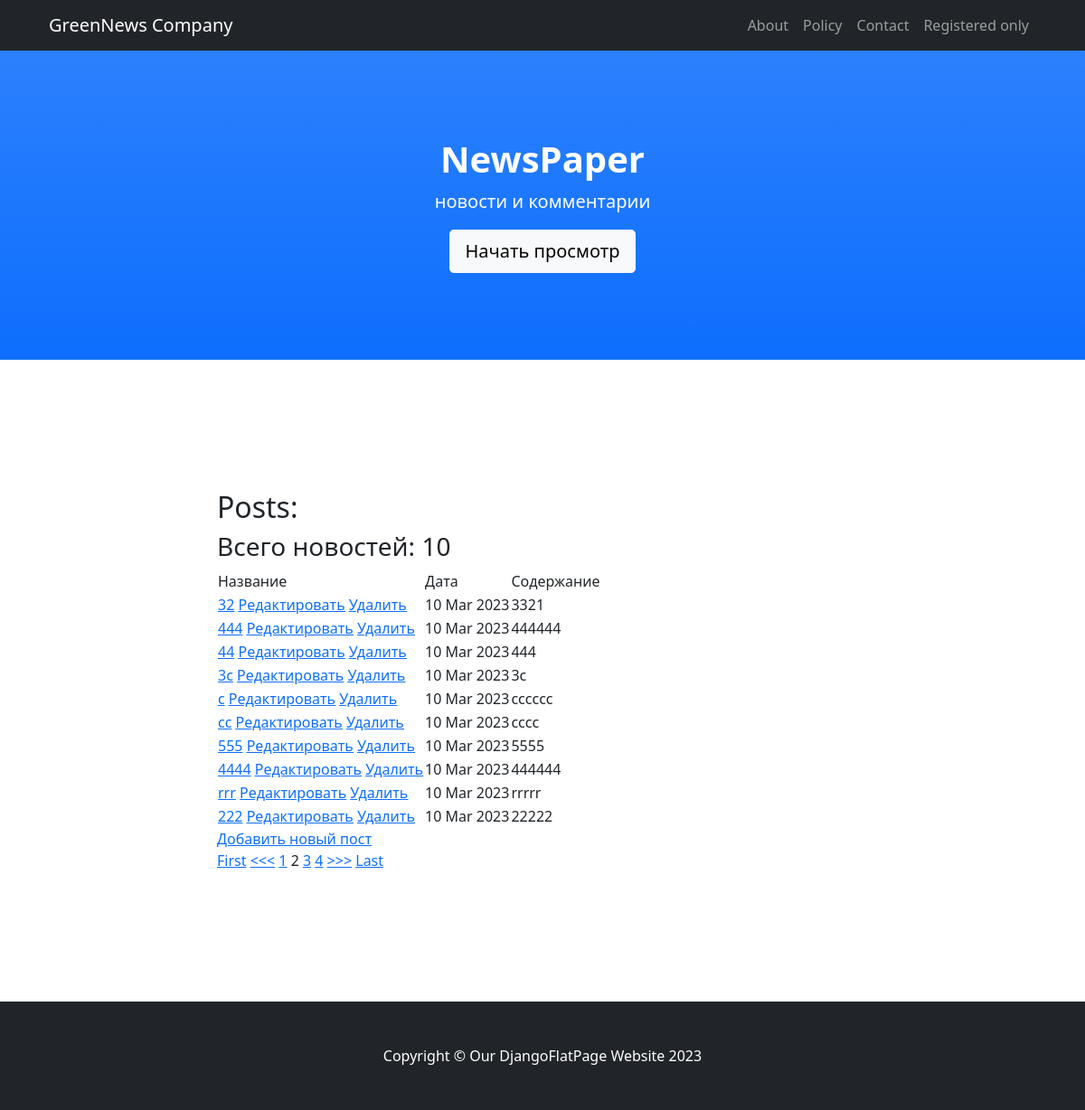
The app's page /posts/?page=2, older data.
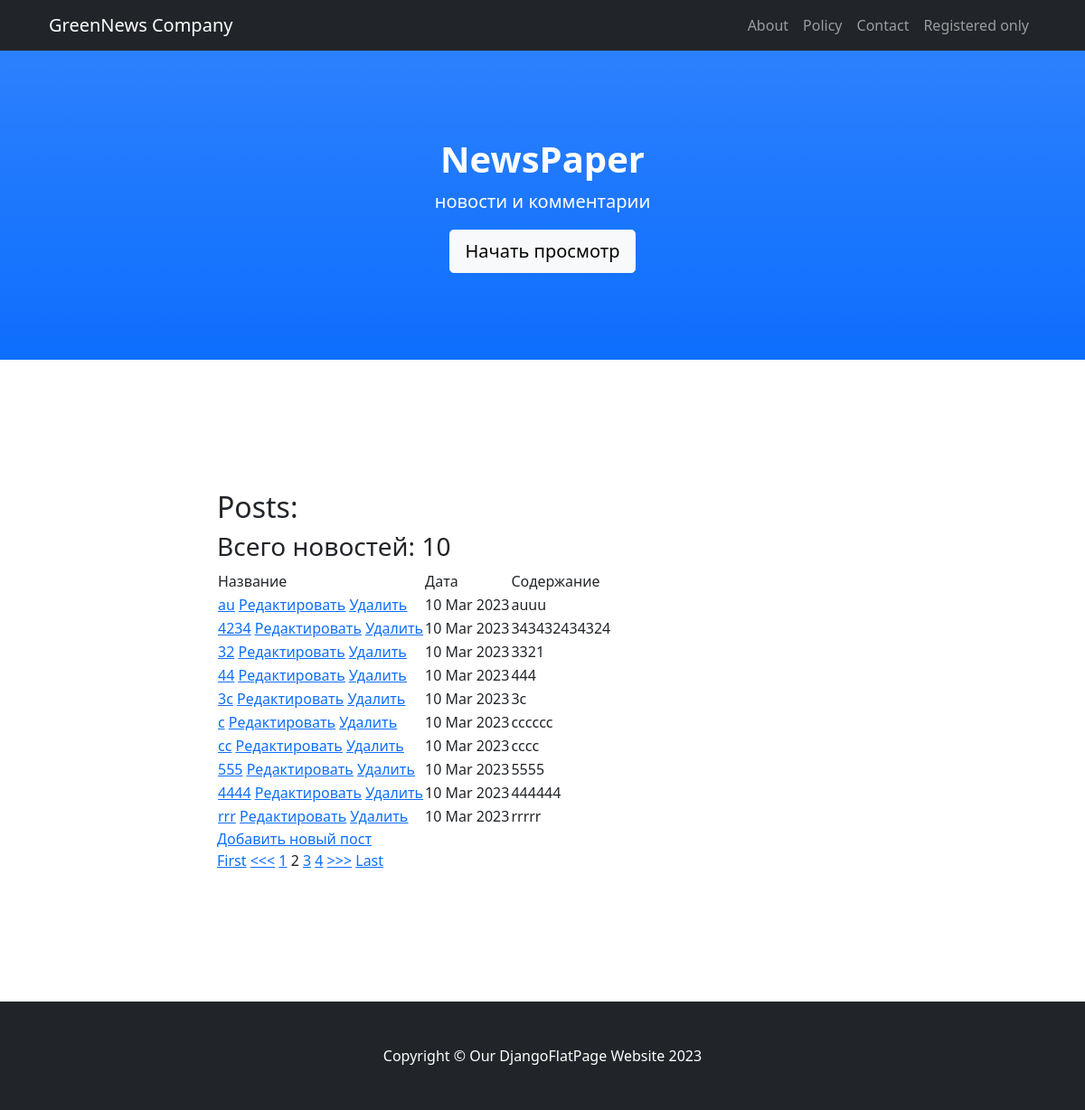
The same page, newer data.
### news/models.py (models this page shows, shortened)
class Post(models.Model):
    postAuthor = models.ForeignKey(Author, on_delete=models.CASCADE,)
    postType = models.CharField(max_length=4, choices=post_types, default=news)
    postDatetime = models.DateTimeField(auto_now_add=True)
    category = models.ManyToManyField(Category, blank=True, through='PostCategory', related_name='posts',)
    head = models.CharField(max_length=124)
    postText = models.TextField()
    postRate = models.SmallIntegerField(default=0)

### news/views.py (the view, shortened to what this page needs)
# urls.py: path('', cache_page(60*1)(PostsList.as_view())),
class PostsList(ListView):
    model = Post
    template_name = 'posts.html'
    context_object_name = 'posts'
    form_class = PostForm
    queryset = Post.objects.order_by('-postDatetime')
    paginate_by = 10
    def limit_posts(self):
        user = self.request.user
    def get_context_data(self, **kwargs):
        context = super().get_context_data(**kwargs)
        context['categories'] = Category.objects.all()
        context['form'] = PostForm()
        post_limited = self.limit_posts()
        context['post_limited'] = post_limited
        context['is_not_premium'] = not self.request.user.groups.filter(name='authors').exists()
        return context

### news/templatetags/news_filters.py (called while the page is built)
@register.filter(name='censor')
def censor(value, arg='<banned>'):
    banned_words = [ 'пиздец', 'fuck', 'fucking', 'блядь', 'писец']
    if isinstance(value, str) and isinstance(arg, str):
        for i in banned_words:
            value = value.replace(i, arg)
        return value
    else:
        raise ValueError(f'Не применяется для {type(value)} и {type(arg)}')

### templates/posts.html
{% extends 'flatpages/default.html' %}
{% load news_filters %}
{% load cache %}
{% block title %}
Posts:
{% endblock title %}
{% block content %}
    {% if posts %}
        <h3> Всего новостей: {{ posts|length }} </h3>
        <table>
            <tr>
                <td>
                    Название
                </td>
                <td>
                    Дата
                </td>
                <td>
                    Содержание
                </td>
            </tr>
        {% cache 30 news_list %}
        {% for new in posts %}
            <tr>
                <td>
                    <a href="{% url 'post_detail' new.id %}">{{ new.head|censor|truncatewords:12 }}</a>
                     <a href="{% url 'post_add' new.id %}"><u>Редактировать</u></a>
                    <a href="{% url 'post_delete' new.id %}"><u>Удалить</u></a>
                </td>
                <td>
                    {{ new.postDatetime|date:'d M Y' }}
                </td>
                <td>
                    {{ new.postText|censor|truncatechars:50 }}
                </td>
            </tr>
        {% endfor %}
        {% endcache %}
        </table>
        {% if post_limited %}
            <h2 style="color: red">
                <p>Превышен лимит 3 поста в сутки!</p>
            </h2>
        {% else %}
                <a href="{% url 'post_add' %}">Добавить новый пост</a> <br>
       {% endif %}
        {% cache 30 paginate %}
        {% if is_paginated %}
            {% if page_obj.has_previous %}
                <a href="?page=1">First</a>
                <a href="?page={{ page_obj.previous_page_number }}"><<<</a>
            {% endif %}
            {% for num in page_obj.paginator.page_range %}
                {% if page_obj.number == num %}
                    <a>{{ num }}</a>
                {% elif num > page_obj.number|add:'-3' and num < page_obj.number|add:'3' %}
                    <a href="?page={{ num }}">{{ num }}</a>
                {% endif %}
            {% endfor %}
            {% if page_obj.has_next %}
                <a href="?page={{ page_obj.next_page_number }}">>>></a>
                <a href="?page={{ page_obj.paginator.num_pages }}">Last</a>
            {% endif %}
        {% endif %}
        {% endcache %}
    {% else %}
        <h2>Новостей нет!</h2>
    {% endif %}
{% endblock content %}

Row changes from the older to the newer data that the page shows:
removed Post: head|censor "444", postDatetime "10 Mar 2023", postText|censor "444444"
no longer on this page (row unchanged): Post: head|censor "222", postDatetime "10 Mar 2023", postText|censor "22222"
now on this page (row unchanged): Post: head|censor "au", postDatetime "10 Mar 2023", postText|censor "auuu"
now on this page (row edited): Post: head|censor "4234", postDatetime "10 Mar 2023", postText|censor "343432434324"
